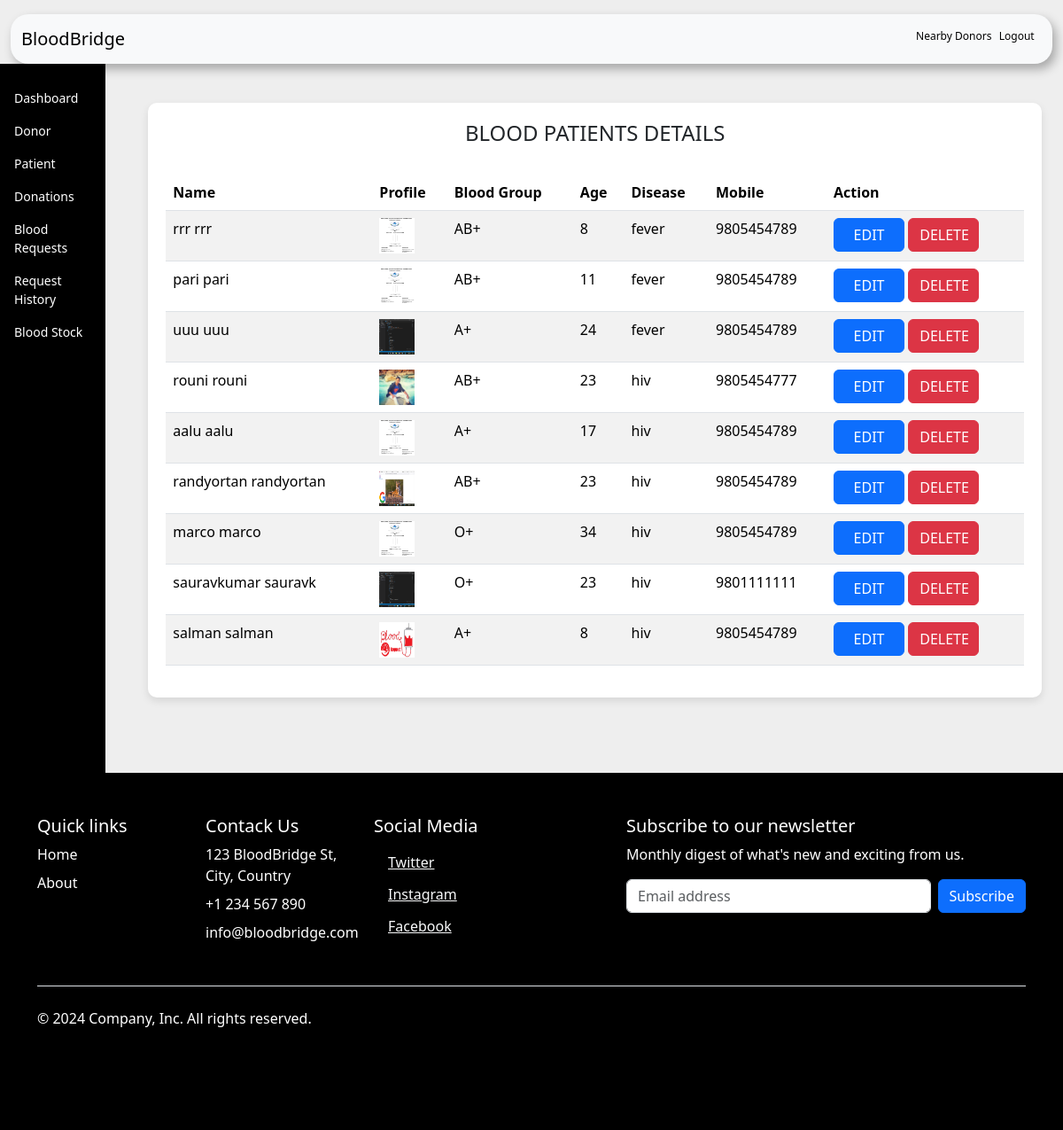
The page /admin-patient (signed in) on the database its author committed.
### patient/models.py (models this page shows, shortened)
class Patient(models.Model):
    user=models.OneToOneField(User,on_delete=models.CASCADE)
    profile_pic= models.ImageField(upload_to='profile_pic/Patient/',null=True,blank=True)
    age=models.PositiveIntegerField()
    bloodgroup=models.CharField(max_length=10)
    disease=models.CharField(max_length=100)
    doctorname=models.CharField(max_length=50)
    address = models.CharField(max_length=40)
    latitude = models.FloatField(null=True, blank=True)
    longitude = models.FloatField(null=True, blank=True)
    mobile = models.CharField(max_length=20,null=False)
    @property
    def get_name(self):
        return self.user.first_name+" "+self.user.last_name

### blood/views.py (the view)
# urls.py: path('admin-patient', views.admin_patient_view,name='admin-patient'),
@login_required(login_url='adminlogin')
def admin_patient_view(request):
    patients=pmodels.Patient.objects.all()
    return render(request,'blood/admin_patient.html',{'patients':patients})

### templates/blood/admin_patient.html (shortened to what this page needs)
{% block content %}
{% load widget_tweaks %}
{%load static%}
<!DOCTYPE html>
<html lang="en">
<head>
    <link rel="stylesheet" href="home.css">
    <link href="https://cdn.jsdelivr.net/npm/bootstrap@5.3.3/dist/css/bootstrap.min.css" rel="stylesheet">
</head>
<body style="background-color: rgb(238, 238, 238);">
    <div class="container-fluid mt-3">
        <nav class="navbar navbar-expand-lg navbar-light bg-light custom-navbar">
            <div class="container-fluid">
                <a class="navbar-brand" href="/">BloodBridge</a>
                <div class="d-flex ms-auto">
                  <a href="/donor/nearby-donors" class="logout-text">Nearby Donors</a> &nbsp;&nbsp;
                    <a href="/logout" class="logout-text">Logout</a>&nbsp;&nbsp;
                </div>
            </div>
        </nav>
    </div>
    <div class="d-flex">
        <div class="vertical-navbar">
            <a href="/">Dashboard</a>
            <a href="/admin-donor" >Donor</a>
            <a href="/admin-patient" >Patient</a>
            <a href="/admin-donation" >Donations</a>
            <a href="/admin-request" >Blood Requests</a>
            <a href="/admin-request-history" >Request History</a>
            <a href="/admin-blood" >Blood Stock</a>
        </div>
        <div class="container-fluid ms-4 p-4">
            <div class="table-container">
                <H4 class="text-center">BLOOD PATIENTS DETAILS</H4><br>
                <table class="table table-striped">
                    <thead class="bg-info">
                        <tr>
                            <th scope="col">Name</th>
                            <th scope="col">Profile</th>
                            <th scope="col">Blood Group</th>
                            <th scope="col">Age</th>
                            <th scope="col">Disease</th>
                            <th scope="col">Mobile</th>
                            <th class="text-right">Action</th>
                        </tr>
                    </thead>
                    <tbody>
                        {% for t in patients %}
                        <tr>
                            <td> {{t.get_name}}</td>
                            <td> <img src="{% static t.profile_pic.url %}" alt="Profile Pic" height="40px" width="40px" /></td>
                            <td>{{t.bloodgroup}}</td>
                            <td>{{t.age}}</td>
                            <td>{{t.disease}}</td>
                            <td>{{t.mobile}}</td>
                            <td class="text-right">
                                <button class="btn btn-primary badge-pill" style="width: 80px;"><a  style="text-decoration: none;color: white;" href="{% url 'update-patient' t.id  %}">EDIT</a> </button>
                                <button class="btn btn-danger badge-pill" style="width: 80px;"><a  style="text-decoration: none;color: white;" href="{% url 'delete-patient' t.id  %}">DELETE</a> </button>
                            </td>
                        </tr>
                        {% endfor %}
                    </tbody>
                </table>
            </div>
        </div>
    </div>
</body>
<footer class="py-5 text-white" style="background-color: rgb(0, 0, 0); color: white;">
    <div class="container">
       <div class="row">
           <div class="col-6 col-md-2 mb-3">
             <h5 class="text-white">Quick links</h5>
             <ul class="nav flex-column">
               <li class="nav-item mb-2"><a href="#" class="nav-link p-0 text-white">Home</a></li>
               <li class="nav-item mb-2"><a href="#" class="nav-link p-0 text-white">About</a></li>
             </ul>
           </div>
           <div class="col-6 col-md-2 mb-3">
             <h5 class="text-white">Contack Us</h5>
             <ul class="nav flex-column">
               <li class="nav-item mb-2"><a href="#" class="nav-link p-0 text-white">123 BloodBridge St, City, Country</a></li>
               <li class="nav-item mb-2"><a href="#" class="nav-link p-0 text-white">+1 234 567 890</a></li>
               <li class="nav-item mb-2"><a href="#" class="nav-link p-0 text-white">info@bloodbridge.com</a></li>
             </ul>
           </div>
           <div class="col-6 col-md-2 mb-3">
             <h5 class="text-white">Social Media</h5>
             <ul class="nav flex-column">
               <li class="ms-3">
                   <a class="link-light" href="#">
                        Twitter
                   </a>
               </li>
               <li class="ms-3">
                   <a class="link-light" href="#">
                        Instagram
                   </a>
               </li>
               <li class="ms-3">
                   <a class="link-light" href="#">
                        Facebook
                   </a>
               </li>
           </ul>
           </div>
           <div class="col-md-5 offset-md-1 mb-3">
             <form>
               <h5 class="text-white">Subscribe to our newsletter</h5>
               <p class="text-white">Monthly digest of what's new and exciting from us.</p>
               <div class="d-flex flex-column flex-sm-row w-100 gap-2">
                 <input id="newsletter1" type="text" class="form-control" placeholder="Email address">
                 <button class="btn btn-primary" type="button">Subscribe</button>
               </div>
             </form>
           </div>
         </div>
         <div class="d-flex flex-column flex-sm-row justify-content-between py-4 my-4 border-top">
           <p class="text-white">© 2024 Company, Inc. All rights reserved.</p>
           <ul class="list-unstyled d-flex">
             <li class="ms-3"><a class="link-light" href="#"><svg class="bi" width="24" height="24"><use xlink:href="#twitter"></use></svg></a></li>
             <li class="ms-3"><a class="link-light" href="#"><svg class="bi" width="24" height="24"><use xlink:href="#instagram"></use></svg></a></li>
             <li class="ms-3"><a class="link-light" href="#"><svg class="bi" width="24" height="24"><use xlink:href="#facebook"></use></svg></a></li>
           </ul>
         </div>
    </div>
   </footer>
</html>
{% endblock content %}

### templates/blood/admin_patient.html (style rules this page uses)
.custom-navbar { border-radius: 20px; box-shadow: 4px 6px 12px rgba(0, 0, 0, 0.3); }
.logout-text { text-decoration: none; color: black; font-size: 12px; }
.vertical-navbar { height: 100vh; background-color:black; padding-top: 20px; }
.vertical-navbar a { text-decoration: none; color: white; background: black; font-size: 14px; padding: 8px 16px; display: block; }
.table-container { margin-top: 20px; background-color: white; border-radius: 10px; padding: 20px; box-shadow: 0 4px 10px rgba(0, 0, 0, 0.1); }
.table thead { background-color: #f8f9fa; }

### rows shown on the page
Patient: get_name "rrr rrr", profile_pic (picture), bloodgroup "AB+", age "8", disease "fever", mobile "9805454789"
Patient: get_name "pari pari", profile_pic (picture), bloodgroup "AB+", age "11", disease "fever", mobile "9805454789"
Patient: get_name "uuu uuu", profile_pic (picture), bloodgroup "A+", age "24", disease "fever", mobile "9805454789"
Patient: get_name "rouni rouni", profile_pic (picture), bloodgroup "AB+", age "23", disease "hiv", mobile "9805454777"
Patient: get_name "aalu aalu", profile_pic (picture), bloodgroup "A+", age "17", disease "hiv", mobile "9805454789"
Patient: get_name "randyortan randyortan", profile_pic (picture), bloodgroup "AB+", age "23", disease "hiv", mobile "9805454789"
Patient: get_name "marco marco", profile_pic (picture), bloodgroup "O+", age "34", disease "hiv", mobile "9805454789"
Patient: get_name "sauravkumar sauravk", profile_pic (picture), bloodgroup "O+", age "23", disease "hiv", mobile "9801111111"
Patient: get_name "salman salman", profile_pic (picture), bloodgroup "A+", age "8", disease "hiv", mobile "9805454789"
